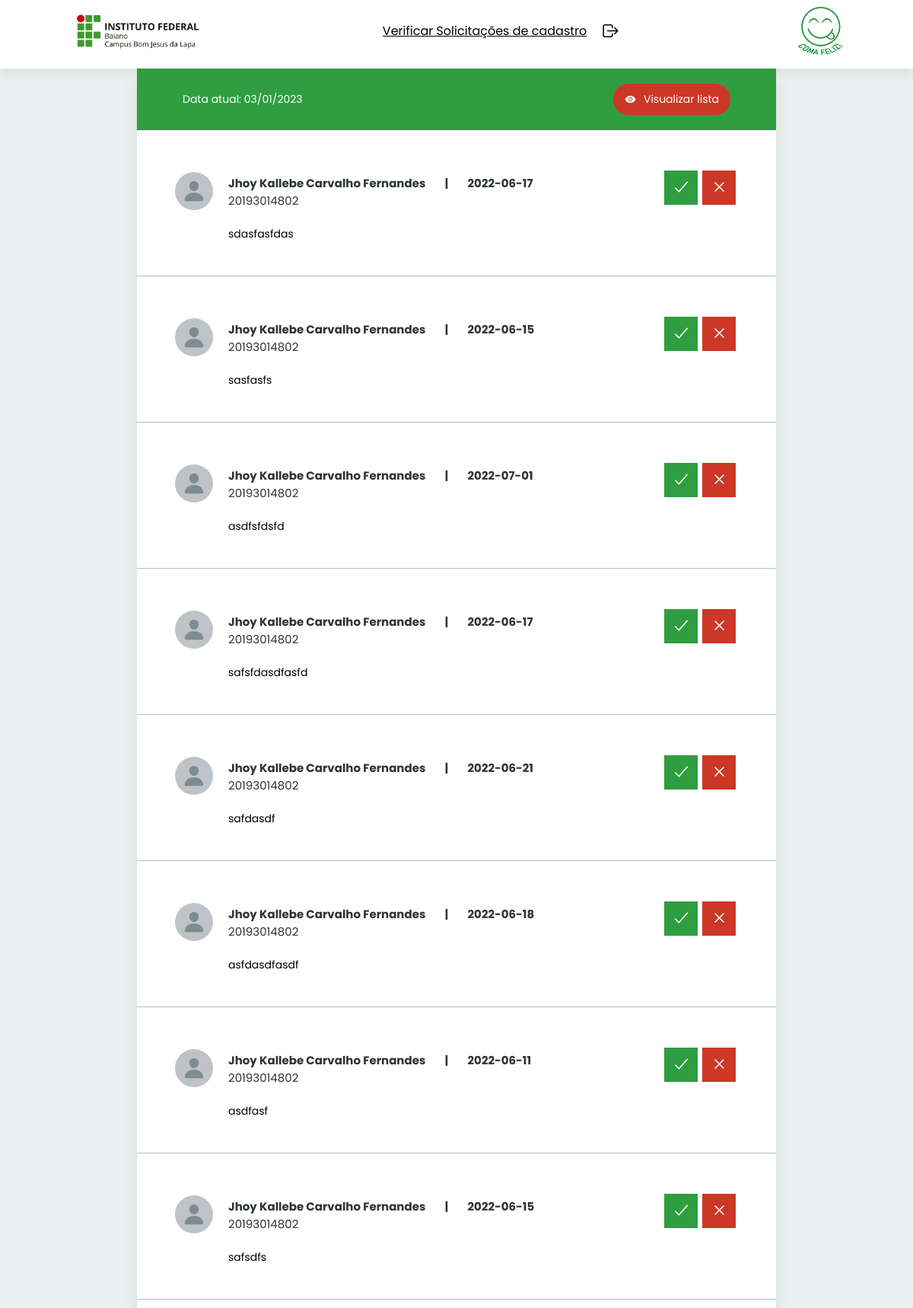
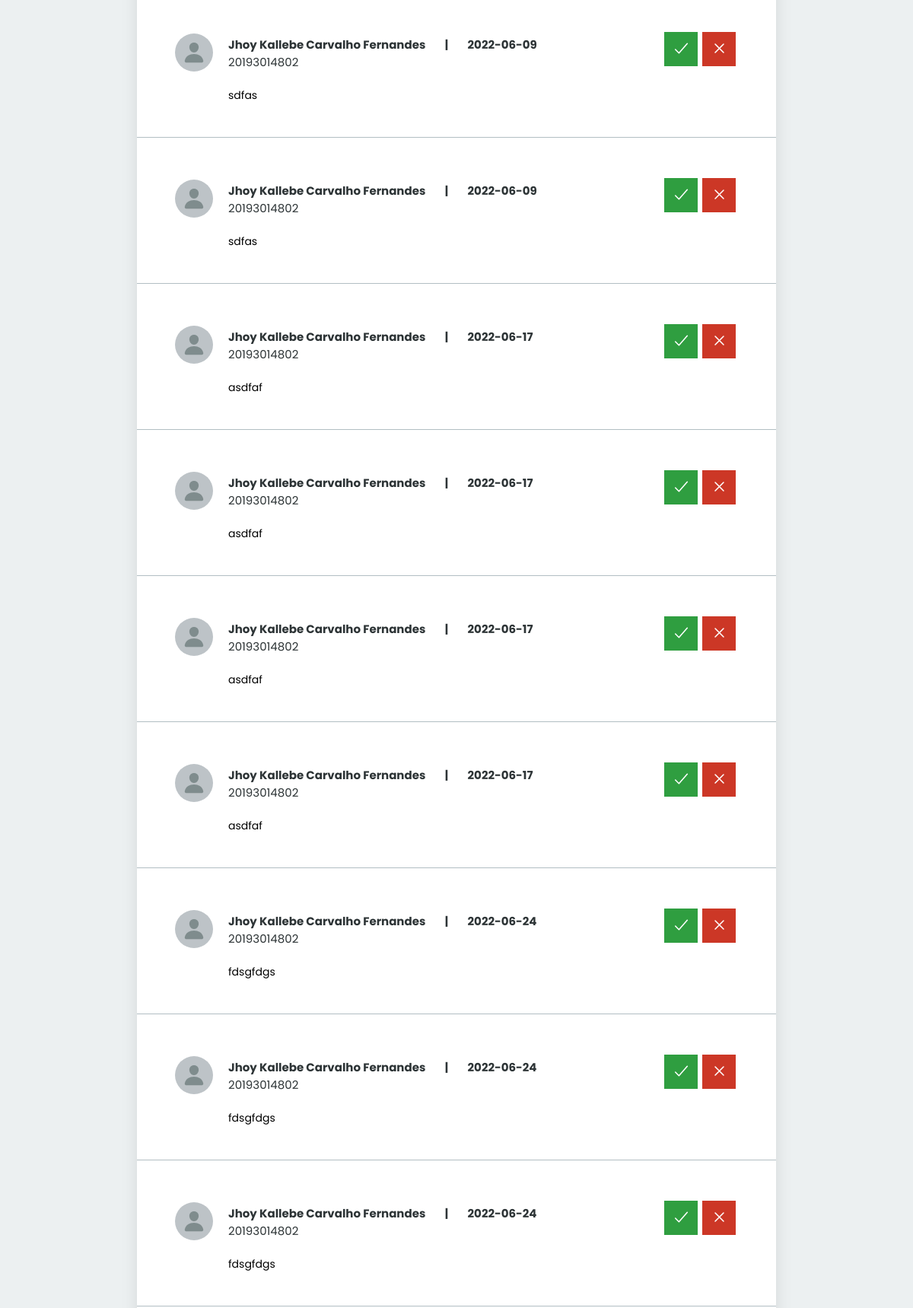
/solicitacaoAdm.php (upper part), run on the app's committed database (2 pictures, top to bottom).
### tables this page shows
CREATE TABLE IF NOT EXISTS `agendamento` (
  `id_agendamento` int(11) NOT NULL AUTO_INCREMENT,
  `data_desejada` date NOT NULL DEFAULT curdate(),
  `justificativa` varchar(500) NOT NULL,
  `status_agendamento` varchar(20) DEFAULT 'Em espera',
  `motivo_recusa` varchar(500) DEFAULT NULL,
  `data_agendamento` timestamp NULL DEFAULT current_timestamp(),
  `matricula` varchar(30) NOT NULL,
  `id_administrador` int(11) DEFAULT NULL,
  PRIMARY KEY (`id_agendamento`),
  KEY `fk_agendamento_aluno` (`matricula`),
  KEY `fk_agendamento_administrador` (`id_administrador`),
  CONSTRAINT `fk_agendamento_administrador` FOREIGN KEY (`id_administrador`) REFERENCES `administrador` (`id_administrador`),
  CONSTRAINT `fk_agendamento_aluno` FOREIGN KEY (`matricula`) REFERENCES `aluno` (`matricula`)
);

CREATE TABLE IF NOT EXISTS `aluno` (
  `matricula` varchar(30) NOT NULL,
  `senha` varchar(16) DEFAULT NULL,
  `nome_aluno` varchar(150) DEFAULT NULL,
  `email` varchar(100) DEFAULT NULL,
  `id_curso` int(11) NOT NULL,
  PRIMARY KEY (`matricula`),
  UNIQUE KEY `email` (`email`),
  KEY `fk_aluno_curso` (`id_curso`),
  CONSTRAINT `fk_aluno_curso` FOREIGN KEY (`id_curso`) REFERENCES `curso` (`id_curso`)
);

### html/solicitacaoAdm.php (the view, shortened to what this page needs)
<!DOCTYPE html>
<html lang="pt-br">
<head>
    <link rel="stylesheet" type="text/css" href="../css/style.css">
</head>
<body>
	<header >
		<a href="https://www.ifbaiano.edu.br/unidades/lapa/">
            <img class="img-header" src="../imagens/logo-ifbaiano-lapa.png" alt="logo ifbaiano campus lapa">
        </a>
        <div style=' width: 30%; display: flex; align-items: center; justify-content: space-between;'>
            <a style='color: black; margin-bottom: 10px' href='../php/autenticacao/avaliarSolicitacao.php'>Verificar Solicitações de cadastro</a>
            <a style='color: black; font-size: 25px;' href="../php/autenticacao/desconectarAdm.php"><ion-icon name="log-out-outline"></ion-icon></a>
        </div>
        <a href="../php/autenticacao/desconectarAdm.php">
            <img class="img-header" src="../imagens/coma-feliz-logo2.png" alt="logo coma feliz">
        </a>
	</header>
    <main id="principal2">
        <div class="data-agendamento">
            <p>Data atual: <?php echo date("d/m/Y"); ?></p>
            <a class="botao" href="lista.php"><ion-icon name="eye"></ion-icon>Visualizar lista</a>
        </div>
        <div class="corpo">
            <?php
                include_once "../php/includes/conexao.php";
                $sql = "SELECT * FROM agendamento INNER JOIN aluno ON agendamento.matricula = aluno.matricula;";
                $result = $mysqli->query($sql);
                if($result->num_rows > 0){
                    while($solicitacao = $result->fetch_object()){
                        if($solicitacao->status_agendamento == "Em espera"){
                            echo "<form action='../php/statusAgendamento.php' method='get'>";
                            echo "<div class='solicitacao'>";
                            echo "<div class='contspace'>";
                            echo    "<div class='uniao'>";
                            echo        "<div class='container1'>";
                            echo            "<div class='centralizarImg'>";
                            echo                "<div class='imagem_usuario'>";
                            echo                    "<ion-icon name='person'></ion-icon>";
                            echo                "</div>";
                            echo            "</div>";
                            echo            "<div class='identificacao'>";
                            echo                "<div class='centralizar'>";
                            echo                    "<div id='nome'>";
                            echo                        "<h4>".$solicitacao->nome_aluno."&nbsp;&nbsp;&nbsp;&nbsp;&nbsp;&nbsp;&nbsp;&nbsp;|&nbsp;&nbsp;&nbsp;&nbsp;&nbsp;&nbsp;&nbsp;&nbsp;".$solicitacao->data_desejada."</h4>";
                            echo                    "</div>";
                            echo                    "<div id='matricula'>";
                            echo                        "<h4>".$solicitacao->matricula."</h4>";
                            echo                    "</div>";
                            echo                "</div>";
                            echo            "</div>";
                            echo        "</div>";
                            echo        "<div class='container2'>";
                            echo            "<div class='buttons'>";
                            echo                "<button id='yes' type='submit' name='sim' value='1' >";
                            echo                    "<ion-icon name='checkmark-outline'></ion-icon>";
                            echo                "</button>";
                            echo                "<button id='no' type='submit'  name='nao' value='2' >";
                            echo                    "<ion-icon name='close-outline'></ion-icon>";
                            echo                "</button>";
                            echo            "</div>";
                            echo        "</div>";
                            echo    "</div>";
                            echo    "<div id='justificativa'>";
                            echo        "<p>".$solicitacao->justificativa."</p>";
                            echo    "</div>";
                            echo "</div>";
                            echo "</div>";
                            echo "</form>";
                        }
                    }
                }else{
                    echo "<p style='color: black; align-self: center;' >Nenhum registro encontrado!</p>";
                }
            ?>
        </div>
    </main>
</body>
</html>

### css/style.css (style rules this page uses)
body { background-color: #ECF0F1; font-family: 'Poppins', sans-serif; color: white; padding: 0; margin: 0; }
header { display: flex; background-color: #ffffff; box-shadow: 0 10px 10px rgba(0, 0, 0, .05); justify-content: space-between; align-items: center; height: 90px; padding: 0 80px; }
.img-header { height: 65px; margin: 0 10px; }
#principal2 { min-height: calc(100vh - 158px); margin: 0 auto; background-color: white; width: 70%; box-shadow: 0 15px 20px rgba(0, 0, 0, .1); padding: 0; }
.data-agendamento { padding-left: 50px; padding-right: 50px; display: flex; justify-content: space-between; align-items: center; height: 80px; border-bottom: solid 1px #636e72; background-color: #2F9E40; font-size: 0.8em; }
.data-agendamento > p { font-size: 14px; font-weight: 400; margin: 0 0 0 10px; color: white; }
.botao { text-decoration: none; background-color: #cc3726; align-items: center; padding: 10px 15px; border-radius: 20px; font-size: 14px; color: white; margin-right: 10px; border: none; transition: .3s; }
.botao ion-icon { vertical-align: middle; margin: 0 10px 0 0; font-size: 15px; }
.solicitacao { margin-top: 50px; }
.solicitacao .contspace { border-bottom: 1px solid #b2bec3; }
.solicitacao .contspace .uniao { display: flex; justify-content: space-between; padding: 0 50px; }
.solicitacao .contspace .uniao .container1 { display: flex; justify-content: center; }
.solicitacao .contspace .uniao .container1 .imagem_usuario ion-icon { width: 30px; height: 30px; padding: 10px; border-radius: 50%; color: #7f8c8d; background-color: #bdc3c7; margin-top: 5px; }
.solicitacao .contspace .uniao .identificacao { margin-left: 20px; }
.solicitacao .contspace .uniao .identificacao .centralizar { position: relative; top: 50%; transform: translateY(-50%); }
.solicitacao .uniao .identificacao #nome h4 { font-size: 15px; }
.solicitacao .uniao .identificacao #matricula h4 { font-size: 15px; font-weight: normal; }
.solicitacao .uniao .identificacao h4 { color: #2d3436; margin: 0; padding: 0; }
.solicitacao .uniao .buttons { width: 100px; display: flex; justify-content: center; }
.solicitacao .uniao .buttons button { width: 45px; height: 45px; border: none; margin: 3px; cursor: pointer; }
.solicitacao .uniao .buttons #no { background-color: #cc3726; transition: .2s; }
.solicitacao .uniao .buttons #yes { background-color: #2F9E40; transition: .2s; }
.solicitacao .uniao .buttons ion-icon { font-size: 25px; color: white; text-decoration: none; }
.solicitacao .contspace #justificativa { color: black; font-size: 14px; padding: 0 120px 30px 120px; }
.solicitacao .uniao { padding: 10px; }
.solicitacao #justificativa { text-align: justify; padding: 0 20px; }

### data on the page
agendamento: matricula.nome_aluno "Jhoy Kallebe Carvalho Fernandes", data_desejada "2022-06-17", matricula.matricula "20193014802", justificativa "sdasfasfdas"
agendamento: matricula.nome_aluno "Jhoy Kallebe Carvalho Fernandes", data_desejada "2022-06-15", matricula.matricula "20193014802", justificativa "sasfasfs"
agendamento: matricula.nome_aluno "Jhoy Kallebe Carvalho Fernandes", data_desejada "2022-07-01", matricula.matricula "20193014802", justificativa "asdfsfdsfd"
agendamento: matricula.nome_aluno "Jhoy Kallebe Carvalho Fernandes", data_desejada "2022-06-17", matricula.matricula "20193014802", justificativa "safsfdasdfasfd"
agendamento: matricula.nome_aluno "Jhoy Kallebe Carvalho Fernandes", data_desejada "2022-06-21", matricula.matricula "20193014802", justificativa "safdasdf"
agendamento: matricula.nome_aluno "Jhoy Kallebe Carvalho Fernandes", data_desejada "2022-06-18", matricula.matricula "20193014802", justificativa "asfdasdfasdf"
agendamento: matricula.nome_aluno "Jhoy Kallebe Carvalho Fernandes", data_desejada "2022-06-11", matricula.matricula "20193014802", justificativa "asdfasf"
agendamento: matricula.nome_aluno "Jhoy Kallebe Carvalho Fernandes", data_desejada "2022-06-15", matricula.matricula "20193014802", justificativa "safsdfs"
agendamento: matricula.nome_aluno "Jhoy Kallebe Carvalho Fernandes", data_desejada "2022-06-09", matricula.matricula "20193014802", justificativa "sdfas"
agendamento: matricula.nome_aluno "Jhoy Kallebe Carvalho Fernandes", data_desejada "2022-06-09", matricula.matricula "20193014802", justificativa "sdfas"
agendamento: matricula.nome_aluno "Jhoy Kallebe Carvalho Fernandes", data_desejada "2022-06-17", matricula.matricula "20193014802", justificativa "asdfaf"
agendamento: matricula.nome_aluno "Jhoy Kallebe Carvalho Fernandes", data_desejada "2022-06-17", matricula.matricula "20193014802", justificativa "asdfaf"
agendamento: matricula.nome_aluno "Jhoy Kallebe Carvalho Fernandes", data_desejada "2022-06-17", matricula.matricula "20193014802", justificativa "asdfaf"
agendamento: matricula.nome_aluno "Jhoy Kallebe Carvalho Fernandes", data_desejada "2022-06-17", matricula.matricula "20193014802", justificativa "asdfaf"
agendamento: matricula.nome_aluno "Jhoy Kallebe Carvalho Fernandes", data_desejada "2022-06-24", matricula.matricula "20193014802", justificativa "fdsgfdgs"
agendamento: matricula.nome_aluno "Jhoy Kallebe Carvalho Fernandes", data_desejada "2022-06-24", matricula.matricula "20193014802", justificativa "fdsgfdgs"
agendamento: matricula.nome_aluno "Jhoy Kallebe Carvalho Fernandes", data_desejada "2022-06-24", matricula.matricula "20193014802", justificativa "fdsgfdgs"
